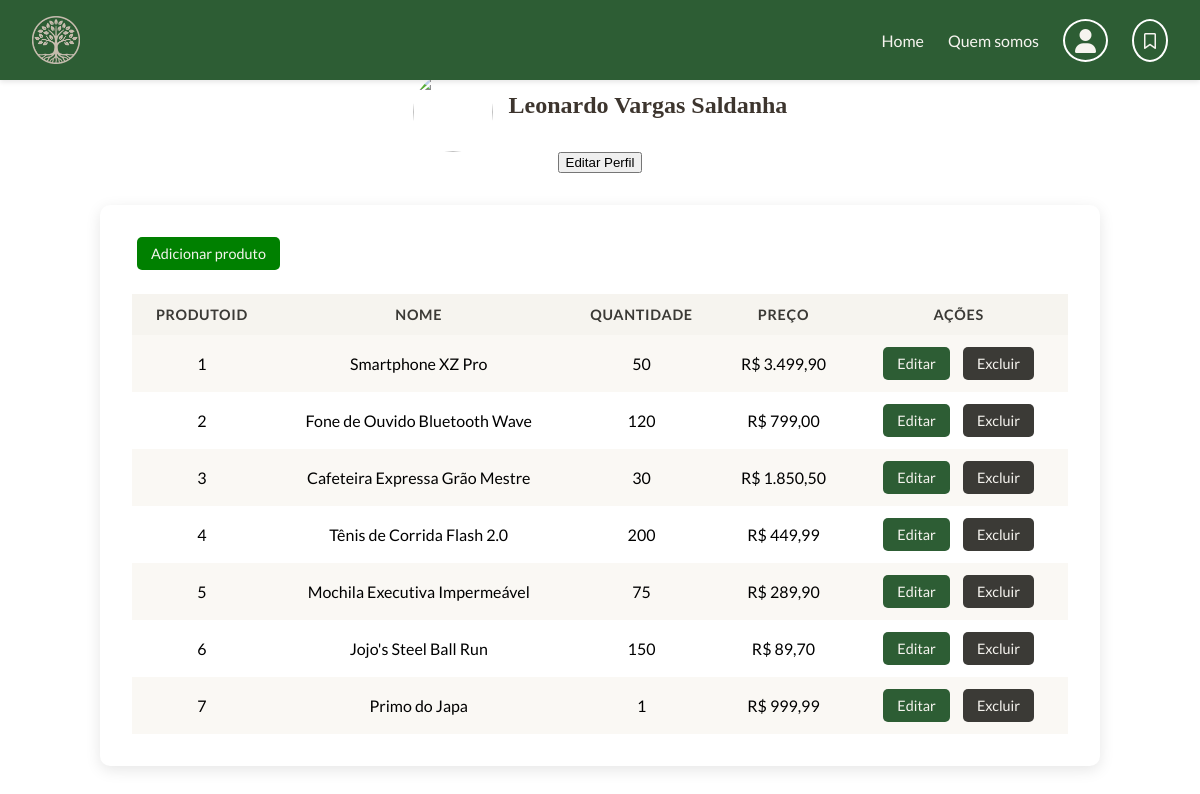
Screenshot of /src/perfil.php with the database file from the repository.
### tables this page shows
CREATE TABLE `produtos` (
  `ProdutoID` int(11) NOT NULL,
  `Nome` varchar(255) NOT NULL,
  `Descricao` text DEFAULT NULL,
  `Preco` decimal(10,2) NOT NULL,
  `Quantidade` int(11) DEFAULT 0,
  `Img` text DEFAULT NULL
);

### src/perfil.php (the view, shortened to what this page needs)
<?php
include_once './include/conn.php';
include_once './include/head.php';
?>
<link rel="stylesheet" href="./assets/css/perfil.css">
<main>
<div class="perfil">
  <div class="foto-nome">
    <img class="img-perfil" src="https://gcomp.devpampa.com/fotos/times/time_759/jogadores/18268_1684415809422.png" alt="">
    <h2 class="nome">Leonardo Vargas Saldanha</h2>
  </div>
  <div>
    <button class="botao-perfil">Editar Perfil</button>
  </div>
</div>
  <div class="container">
    <a href="./salvar-produtos.php" class="btn btn-add">Adicionar produto</a>
    <table>
    <th>ProdutoID</th>
    <th>Nome</th>
    <th>Quantidade</th>
    <th>Preço</th>
    <th>Ações</th>
      <?php
        $sql = 'SELECT * FROM produtos;';
        $return = mysqli_query($conn, $sql);
        while($linha = mysqli_fetch_assoc($return)){
          echo '<tr id="'.$linha['ProdutoID'].'">
                  <td>'.$linha['ProdutoID'].'</td>
                  <td>'.$linha['Nome'].'</td>
                  <td>'.$linha['Quantidade'].'</td>
                  <td>'.'R$ '.number_format($linha['Preco'], 2, ',', '.').'</td>
                  <td>
                    <a href="./salvar-produtos.php?id='.$linha['ProdutoID'].'" class="btn btn-edit">Editar</a>
                    <a href="./act/produtos.php?id='.$linha['ProdutoID'].'&acao=excluir" class="btn btn-delete">Excluir</a>
                  </td>
                </tr>';
        }
        ?>
    </table>
  </div>
</main>
<?php
include_once './include/footer.php';
?>

### src/include/head.php (shortened to what this page needs)
<!DOCTYPE html>
<html lang="pt-br">
<head>
    <link rel="stylesheet" href="https://cdnjs.cloudflare.com/ajax/libs/font-awesome/6.5.0/css/all.min.css">
    <link rel="stylesheet" href="../src/assets/css/header.css">
</head>
<body>
    <header>
        <img src="./img/logo-branco.png" alt="" id="logo">
        <nav id="menu" >
            <a href="./page-produtos.php">Home</a>
            <a href="../src/sobreNos.php">Quem somos</a>
            <a href="./perfil.php" class="avatar">
                <i class="fa-solid fa-user fa-xl"></i>
            </a>
            <a href="./produtos-salvos.php" class="avatar icone-salvar" title="Ver produtos salvos" aria-label="Ver produtos salvos">
                <i class="fa-regular fa-bookmark"></i>
            </a>
        </nav>
    </header>

### src/include/footer.php (shortened to what this page needs)
</body>
</html>

### src/assets/css/header.css (style rules this page uses)
* { box-sizing: border-box; }
:root { --fundo-principal: #F6F4EF; --fundo-card: #FFFFFF; --border: #D9D6CF; --shadow: rgba(0, 0, 0, 0.08); --verde-escuro: #2D5D34; --verde-medio: #4A7C4A; --verde-claro: #9CCC65; --verde-suave: #C8E6C9; --texto-principal: #3B3A36; --texto-secundario: #5A5A58; --texto-inativo: #9E9E9E; --acento-principal: var(--verde-escuro); --acento-secundario: var(--verde-medio); --aviso: #E57373; --sucesso: #81C784; --fundo-invertido: #2D5D34; --texto-invertido: #F6F4EF; }
header { padding: 1rem 2rem; display: flex; justify-content: space-between; align-items: center; box-shadow: 0 2px 5px rgba(0, 0, 0, 0.1); position: fixed; top: 0; left: 0; width: 100%; z-index: 1000; font-family: 'Lato', sans-serif; color: var(--texto-invertido); background-color: var(--verde-escuro); }
nav#menu { display: flex; gap: 1.5rem; justify-content: center; align-items: center; }
nav#menu a { color: var(--fundo-principal); text-decoration: none; font-weight: 500; transition: color 0.3s ease; font-family: "Lato", sans-serif; }
#logo { width: 3rem; height: 3rem; }
.avatar { padding: 10px; border-radius: 50%; border: 2px solid white; }

### src/assets/css/perfil.css (style rules this page uses)
* { box-sizing: border-box; }
:root { --fundo-principal: #F6F4EF; --fundo-card: #FFFFFF; --border: #D9D6CF; --shadow: rgba(0, 0, 0, 0.08); --verde-escuro: #2D5D34; --verde-medio: #4A7C4A; --verde-claro: #9CCC65; --verde-suave: #C8E6C9; --texto-principal: #3B3A36; --texto-secundario: #5A5A58; --texto-inativo: #9E9E9E; --acento-principal: var(--verde-escuro); --acento-secundario: var(--verde-medio); --aviso: #E57373; --sucesso: #81C784; --fundo-invertido: #2D5D34; --texto-invertido: #F6F4EF; }
main { padding: 2rem; display: flex; justify-content: center; align-items: flex-start; flex-wrap: wrap; min-height: calc(100vh - 80px); }
.container { max-width: 62.5rem; width: 95%; background-color: var(--fundo-card); padding: 2rem; border-radius: 10px; box-shadow: 0 4px 15px rgba(0, 0, 0, 0.1); box-sizing: border-box; }
table { width: 100%; border-collapse: collapse; margin-top: 1.5rem; text-align: center; }
th, td { padding: 12px 15px; border-bottom: 1px solid var(--neutro); font-family: "Lato", sans-serif; }
th { background-color: var(--fundo-principal); color: var(--texto-principal); font-weight: 700; text-transform: uppercase; font-size: 0.9rem; letter-spacing: 0.05em; border-bottom: 2px solid var(--neutro); }
tr:nth-child(even) { background-color: rgba(245, 241, 233, 0.5); }
td:last-child { text-align: center; white-space: nowrap; }
.btn { display: inline-block; padding: 8px 14px; border: none; border-radius: 5px; color: var(--fundo-principal); text-decoration: none; font-weight: 500; cursor: pointer; transition: background-color 0.3s ease, transform 0.2s ease; margin: 0 5px; font-family: "Lato", sans-serif; font-size: 0.9rem; }
.btn-edit { background-color: var(--acento-principal); }
.btn-add { background-color: green; }
.btn-delete { background-color: var(--texto-principal); }
.perfil { color: #3D352E; width: 95%; display: flex; flex-direction: column; align-items: center; justify-content: center; padding: 2rem; }
.img-perfil { border-radius: 100%; height: 5rem; width: 5rem; }
.foto-nome { display: flex; gap: 1rem; }

### rows the page displays
produtos: ProdutoID "1", Nome "Smartphone XZ Pro", Quantidade "50", Preco "3.499,90"
produtos: ProdutoID "2", Nome "Fone de Ouvido Bluetooth Wave", Quantidade "120", Preco "799,00"
produtos: ProdutoID "3", Nome "Cafeteira Expressa Grão Mestre", Quantidade "30", Preco "1.850,50"
produtos: ProdutoID "4", Nome "Tênis de Corrida Flash 2.0", Quantidade "200", Preco "449,99"
produtos: ProdutoID "5", Nome "Mochila Executiva Impermeável", Quantidade "75", Preco "289,90"
produtos: ProdutoID "6", Nome "Jojo's Steel Ball Run", Quantidade "150", Preco "89,70"
produtos: ProdutoID "7", Nome "Primo do Japa", Quantidade "1", Preco "999,99"
